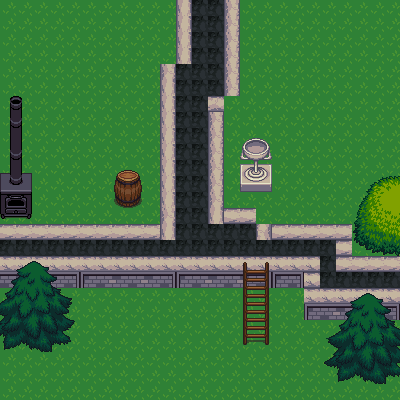

This is a level from a 2D game, rendered from its Tiled map with the project's own tilesets. A one-line summary and the complete map file follow:
An orthogonal 25x25 tile map with 16x16 px tiles, 2 tile layers (Ground, Collisions) and 14 objects.

<map version="1.5" tiledversion="1.6.0" orientation="orthogonal" renderorder="left-down" width="25" height="25" tilewidth="16" tileheight="16" infinite="0" nextlayerid="4" nextobjectid="26">
 <tileset firstgid="1" source="overworld.tsx" />
 <layer id="1" name="Ground" width="25" height="25">
  <data encoding="csv">
685,685,685,685,685,685,685,685,685,685,685,2684356037,1510,1510,2684356036,685,685,685,685,685,685,685,685,685,685,
685,685,685,685,685,685,685,685,685,685,685,2684356037,1510,1510,2684356036,685,685,685,685,685,685,685,685,685,685,
685,685,685,685,685,685,685,685,685,685,685,2684356037,1510,1510,2684356036,685,685,685,685,685,685,685,685,685,685,
685,685,685,685,685,685,685,685,685,685,685,2684356037,1510,1510,2684356036,685,685,685,685,685,685,685,685,685,685,
685,685,685,685,685,685,685,685,685,685,2684356036,1510,1510,1510,2684356036,685,685,685,685,685,685,685,685,685,685,
685,685,685,685,685,685,685,685,685,685,2684356037,1510,1510,1510,2684356036,685,685,685,685,685,685,685,685,685,685,
685,685,685,685,685,685,685,685,685,685,2684356037,1510,1510,1476,685,685,685,685,685,685,685,685,685,685,685,
685,685,685,685,685,685,685,685,685,685,2684356037,1510,1510,2684356036,685,685,685,685,685,685,685,685,685,685,685,
685,685,685,685,685,685,685,685,685,685,2684356037,1510,1510,2684356036,685,685,685,685,685,685,685,685,685,685,685,
685,685,685,685,685,685,685,685,685,685,2684356037,1510,1510,2684356036,685,685,685,685,685,685,685,685,685,685,685,
685,685,685,685,685,685,685,685,685,685,2684356037,1510,1510,2684356036,685,685,685,685,685,685,685,685,685,685,685,
685,685,685,685,685,685,685,685,685,685,2684356037,1510,1510,2684356036,685,685,685,685,685,685,685,685,685,685,685,
685,685,685,685,685,685,685,685,685,685,2684356037,1510,1510,2684356036,685,685,685,685,685,685,685,685,685,685,685,
685,685,685,685,685,685,685,685,685,685,2684356036,1510,1510,2684356037,1477,1477,685,685,685,685,685,685,685,685,685,
1477,1477,1477,1477,1477,1477,1477,1477,1477,1477,2684356037,1510,1510,1510,1510,1510,1610614212,1477,1477,1477,1477,1477,685,685,685,
1510,1510,1510,1510,1510,1510,1510,1510,1510,1510,1510,1510,1510,1510,1510,1510,1510,1510,1510,1510,1510,1477,685,685,685,
1474,1474,1474,1474,1474,1474,1474,1474,1474,1474,1474,1474,1474,1474,1474,1474,1474,1474,1474,1474,1510,1477,1477,1477,1477,
1544,1545,1546,1547,1548,1543,1544,1545,1546,1547,1548,1543,1544,1545,1546,1547,1548,1543,1548,1474,1510,1510,1510,1510,1510,
685,685,685,685,685,685,685,685,685,685,685,685,685,685,685,685,685,685,685,1474,1474,1474,1474,1474,1474,
685,685,685,685,685,685,685,685,685,685,685,685,685,685,685,685,685,685,685,1543,1544,1545,1546,1547,1548,
685,685,685,685,685,685,685,685,685,685,685,685,685,685,685,685,685,685,685,685,685,685,685,685,685,
685,685,685,685,685,685,685,685,685,685,685,685,685,685,685,685,685,685,685,685,685,685,685,685,685,
685,685,685,685,685,685,685,685,685,685,685,685,685,685,685,685,685,685,685,685,685,685,685,685,685,
685,685,685,685,685,685,685,685,685,685,685,685,685,685,685,685,685,685,685,685,685,685,685,685,685,
685,685,685,685,685,685,685,685,685,685,685,685,685,685,685,685,685,685,685,685,685,685,685,685,685
</data>
 </layer>
 <layer id="2" name="Collisions" width="25" height="25">
  <data encoding="csv">
0,0,0,0,0,0,0,0,0,0,0,0,0,0,0,0,0,0,0,0,0,0,0,0,0,
0,0,0,0,0,0,0,0,0,0,0,0,0,0,0,0,0,0,0,0,0,0,0,0,0,
0,0,0,0,0,0,0,0,0,0,0,0,0,0,0,0,0,0,0,0,0,0,0,0,0,
0,0,0,0,0,0,0,0,0,0,0,0,0,0,0,0,0,0,0,0,0,0,0,0,0,
0,0,0,0,0,0,0,0,0,0,0,0,0,0,0,0,0,0,0,0,0,0,0,0,0,
0,0,0,0,0,0,0,0,0,0,0,0,0,0,0,0,0,0,0,0,0,0,0,0,0,
1577,1578,0,0,0,0,0,0,0,0,0,0,0,0,0,0,0,0,0,0,0,0,0,0,0,
1641,1642,0,0,0,0,0,0,0,0,0,0,0,0,0,0,0,0,0,0,0,0,0,0,0,
1705,1706,0,0,0,0,0,0,0,0,0,0,0,0,0,1571,1572,0,0,0,0,0,0,0,0,
1769,1770,0,0,0,0,0,0,0,0,0,0,0,0,0,1635,1636,0,0,0,0,0,0,0,0,
1833,1834,0,0,0,0,0,1829,1830,0,0,0,0,0,0,1699,1700,0,0,0,0,0,0,0,0,
1897,1898,0,0,0,0,0,1893,1894,0,0,0,0,0,0,1763,1764,0,0,0,0,0,1585,1586,1587,
1961,1962,0,0,0,0,0,1957,1958,0,0,0,0,0,0,0,0,0,0,0,0,0,1649,1650,1651,
2025,2026,0,0,0,0,0,0,0,0,0,0,0,0,0,0,0,0,0,0,0,0,1713,1714,1715,
0,0,0,0,0,0,0,0,0,0,0,0,0,0,0,0,0,0,0,0,0,0,1777,1778,1779,
0,0,0,0,0,0,0,0,0,0,0,0,0,0,0,0,0,0,0,0,0,0,1841,1842,1843,
2040,2041,2042,2043,2044,0,0,0,0,0,0,0,0,0,0,531,532,0,0,0,0,0,0,0,0,
2104,2105,2106,2107,2108,0,0,0,0,0,0,0,0,0,0,595,596,0,0,0,0,0,0,0,0,
2168,2169,2170,2171,2172,0,0,0,0,0,0,0,0,0,0,659,660,0,0,0,1969,1970,1971,1972,1973,
2232,2233,2234,2235,2236,0,0,0,0,0,0,0,0,0,0,723,724,0,0,0,2033,2034,2035,2036,2037,
2296,2297,2298,2299,2300,0,0,0,0,0,0,0,0,0,0,787,788,0,0,0,2097,2098,2099,2100,2101,
2360,2361,2362,2363,2364,0,0,0,0,0,0,0,0,0,0,851,852,0,0,0,2161,2162,2163,2164,2165,
0,0,0,0,0,0,0,0,0,0,0,0,0,0,0,0,0,0,0,0,2225,2226,2227,2228,2229,
0,0,0,0,0,0,0,0,0,0,0,0,0,0,0,0,0,0,0,0,2289,2290,2291,2292,2293,
0,0,0,0,0,0,0,0,0,0,0,0,0,0,0,0,0,0,0,0,0,0,0,0,0
</data>
 </layer>
 <objectgroup id="3" name="collision mask">
  <object id="7" x="0.666667" y="273.333" width="219.667" height="14" />
  <object id="8" x="220.667" y="273.333" width="21.6667" height="14.3333" />
  <object id="11" x="270.667" y="274" width="48.6667" height="12.6667" />
  <object id="12" x="303.333" y="288" width="96.6667" height="31.3333" />
  <object id="15" x="0" y="96.6667" width="30" height="121.333" />
  <object id="16" x="112.788" y="169.333" width="29.3333" height="38" />
  <object id="17" x="239.333" y="137.333" width="31.3333" height="54.6667" />
  <object id="18" x="0.666667" y="224.667" width="174.667" height="14.6667" />
  <object id="19" x="258" y="226" width="91.3333" height="13.3333" />
  <object id="20" x="334" y="241.333" width="17.3333" height="32" />
  <object id="21" x="353.333" y="258" width="47.3333" height="14.6667" />
  <object id="22" x="352" y="174.667" width="48" height="81.3333" />
  <object id="23" x="329.333" y="320" width="71.3333" height="63.3333" />
  <object id="24" x="-0.666667" y="287.333" width="72.6667" height="66" />
 </objectgroup>
</map>
